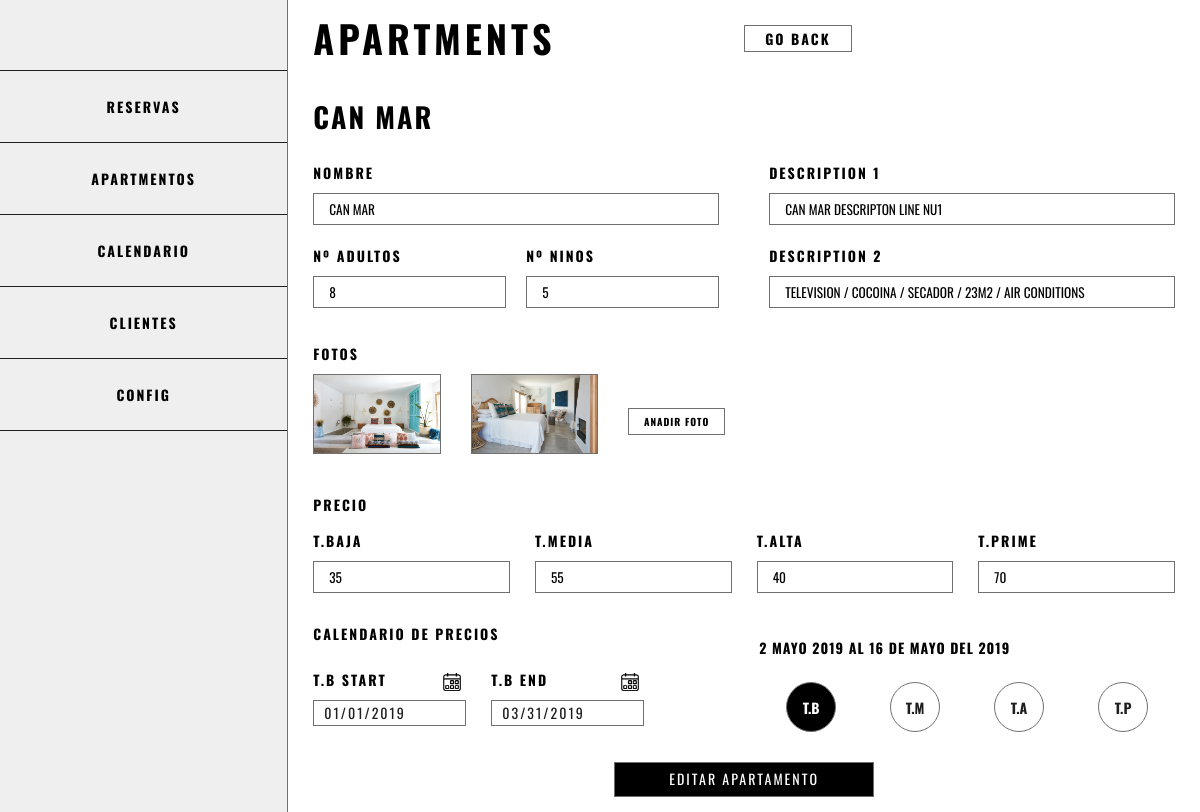
Screenshot of /admin/apartment_edit.php?id=17 with the database file from the repository.
### tables this page shows
CREATE TABLE `apartments` (
  `id` int(11) NOT NULL,
  `name` varchar(255) NOT NULL,
  `desc_1` text NOT NULL,
  `desc_2` text NOT NULL,
  `adults` int(11) NOT NULL,
  `children` int(11) NOT NULL,
  `p_1` int(11) NOT NULL,
  `p_2` int(11) NOT NULL,
  `p_3` int(11) NOT NULL,
  `p_4` int(11) NOT NULL,
  `s_1_start` date NOT NULL,
  `s_1_end` date NOT NULL,
  `s_2_start` date NOT NULL,
  `s_2_end` date NOT NULL,
  `s_3_start` date NOT NULL,
  `s_3_end` date NOT NULL,
  `s_4_start` date NOT NULL,
  `s_4_end` date NOT NULL
);

CREATE TABLE `apartment_images` (
  `id` int(11) NOT NULL,
  `img_name` varchar(512) NOT NULL,
  `apt_id` int(11) NOT NULL,
  `is_active` enum('1','0') DEFAULT '1'
);

### include/functions.php (called while the page is built, shortened)
<?php
function dateUser($d)
{
    $date = new DateTime($d);
    return $date->format('m/d/Y');
}

### views/admin/apartment_edit.php (the view, shortened to what this page needs)
<div class="month-title">
    <h2><?=$apartment['name']?></h2>
</div>
<form action="" id="addForm" method="POST">
<div class="apt-top-field">
    <div class="apt-t-f-boxes">
        <div class="apt-t-f-box">
            <div class="apt-field">
                <label for="aptnumber">Nombre</label>
                <input type="text" name="apt_name" id="aptnumber" value="<?=isset($_POST['apt_name'])? $_POST['apt_name']:$apartment['name']?>">
            </div>
        </div>
        <div class="apt-t-f-box">
            <div class="apt-field">
                <label for="aptdesc">Description 1</label>
                <input type="text" name="apt_desc_1" id="aptdesc" value="<?=isset($_POST['apt_desc_1'])? $_POST['apt_desc_1']:$apartment['desc_1']?>">
            </div>
        </div>
    </div>
    <div class="apt-t-f-boxes">
        <div class="apt-t-f-box">
            <div class="apt-field">
                <label for="aptadults">Nº Adultos</label>
                <input type="text" name="apt_adults" id="aptadults" value="<?=isset($_POST['apt_adults'])? $_POST['apt_adults']:$apartment['adults']?>">
            </div>
            <div class="apt-field">
                <label for="aptnonos">Nº Ninos</label>
                <input type="text" name="apt_children" id="aptnonos" value="<?=isset($_POST['apt_children'])? $_POST['apt_children']:$apartment['children']?>">
            </div>
        </div>
        <div class="apt-t-f-box">
            <div class="apt-field">
                <label for="aptnumber">Description 2</label>
                <input type="text" name="apt_desc_2" id="aptnumber" value="<?=isset($_POST['apt_desc_2'])? $_POST['apt_desc_2']:$apartment['desc_2']?>">
            </div>
        </div>
    </div>
</div>
<div class="apt-gallary">
    <div class="apt-simple-title">Fotos</div>
    <div class="apt-gallary-row">
        <div class="apt-gallary-img apt-edit-page">
        <?php foreach($apt_imgs as $apt_img): ?>
            <a href="apartment_img_remove.php?id=<?=$apt_img['id']?>" target="blank">
                <img src="<?=URL?>/assets/uploads/<?=$apt_img['img_name']?>">
            </a>
        <?php endforeach;?>
        </div>
        <div class="apt-gallary-btn">
            <label for="aptimages">Anadir Foto</label>
        </div>
    </div>
</div>
<div class="apt-prices">
    <div class="apt-simple-title">Precio</div>
    <div class="apt-prices-boxes">
        <div class="apt-field">
            <label for="tbaja">T.Baja</label>
            <input type="text" name="p_1" id="tbaja" value="<?=isset($_POST['p_1'])? $_POST['p_1']:$apartment['p_1']?>">
        </div>
        <div class="apt-field">
            <label for="tmedia">T.Media</label>
            <input type="text" name="p_2" id="tmedia" value="<?=isset($_POST['p_2'])? $_POST['p_2']:$apartment['p_2']?>">
        </div>
        <div class="apt-field">
            <label for="talta">T.Alta</label>
            <input type="text" name="p_3" id="talta" value="<?=isset($_POST['p_3'])? $_POST['p_3']:$apartment['p_3']?>">
        </div>
        <div class="apt-field">
            <label for="tprime">T.Prime</label>
            <input type="text" name="p_4" id="tprime" value="<?=isset($_POST['p_4'])? $_POST['p_4']:$apartment['p_4']?>">
        </div>
    </div>
</div>
<div class="apt-session">
    <div class="apt-session-l">
        <div class="apt-session-setter">
            <div class="apt-simple-title">Calendario de precios</div>
            <div class="apt-session-date-select apt-session-tbaja isActive">
                <div class="book-field dateField">
                    <label for="s_1_from">T.B Start</label>
                    <input type="text" id="s_1_from" name="s_1_start" value="<?=isset($_POST['s_1_start'])? $_POST['s_1_start']:dateUser($apartment['s_1_start'])?>">
                </div>
                <div class="book-field dateField">
                    <label for="s_1_to">T.B End</label>
                    <input type="text" id="s_1_to" name="s_1_end" value="<?=isset($_POST['s_1_end'])? $_POST['s_1_end']:dateUser($apartment['s_1_end'])?>">
                </div>
            </div>
        </div>
    </div>
    <div class="apt-session-r">
        <div class="apt-session-date">
            <h3>2 Mayo 2019 al 16 de mayo del 2019</h3>
        </div>
        <div class="apt-select-session">
            <div class="apt-session-btn apt-btn-tbaja isActive">
                T.B
            </div>
            <div class="apt-session-btn apt-btn-tmedia">
                T.M
            </div>
            <div class="apt-session-btn apt-btn-talta">
                T.A
            </div>
            <div class="apt-session-btn apt-btn-tprime">
                T.P
            </div>
        </div>
    </div>
</div>
<div class="book-a-form-submit">
    <input type="submit" value="Editar Apartamento" name="edit_apartment">
</div>
</form>

### assets/css/admin.css (style rules this page uses)
* { box-sizing: border-box; }
body { font-family: 'Oswald', serif; font-size: 14px; color: #1E1E1E; padding: 0; margin: 0; }
a { text-decoration: none; }
.book-field { position: relative; }
.book-field textarea, .book-field input, .book-field select { background: #ffffff; display: block; width: 100%; max-width: 100%; padding: 4px 10px; font-family: 'Oswald', sans-serif; font-weight: 400; font-size: 14px; line-height: 1.125; color: #1E1E1E; border: 1px solid #707070; border-radius: 0; text-transform: uppercase; letter-spacing: 2px; margin: 0 auto 0 auto; }
.book-a-form-submit input, .book-field-submit input { background: #000000; display: block; width: 100%; max-width: 100%; padding: 4px 10px; font-family: 'Oswald', sans-serif; font-weight: 400; font-size: 14px; line-height: 1.125; color: #ffffff; border: 1px solid #707070; border-radius: 0; text-transform: uppercase; letter-spacing: 2px; margin: 0 auto 0 auto; cursor: pointer; }
.book-field.dateField::before { content: ""; width: 18px; height: 18px; background: url(../img/calendar-icon.png) no-repeat; background-size: contain; position: absolute; top: 4px; right: 5px; pointer-events: none; }
.book-a-form-submit { width: 100%; display: flex; justify-content: center; margin-top: 20px; }
.book-a-form-submit input { max-width: 260px; padding: 0.6em 1em; }
.apt-top-field { width: 100%; display: flex; flex-direction: column; }
.apt-t-f-boxes { display: flex; }
.apt-t-f-box { display: flex; margin: 10px 0; flex: 1; }
.apt-t-f-box:first-child { margin-right: 50px; }
.apt-field { width: 100%; display: flex; flex-direction: column; }
.apt-t-f-box .apt-field:nth-child(2) { margin-left: 20px; }
.apt-field label { font-size: 14px; text-transform: uppercase; font-weight: 700; color: #000000; letter-spacing: 2px; margin-bottom: 10px; }
.apt-field input { display: block; width: 100%; font-family: inherit; border: 1px solid #707070; padding: 5px 15px; text-transform: uppercase; }
.apt-gallary { width: 100%; margin: 25px 0; }
.apt-simple-title { font-size: 14px; text-transform: uppercase; font-weight: 700; color: #000000; letter-spacing: 2px; margin-bottom: 10px; }
.apt-gallary-row { display: flex; }
.apt-gallary-img { display: flex; }
.apt-edit-page a { display: flex; position: relative; margin: 0 15px 15px 15px; }
.apt-edit-page a:first-child { margin-left: 0; }
.apt-gallary-img img { width: auto; height: 80px; display: flex; border: 1px solid #707070; margin: 0 15px 15px 15px; }
.apt-edit-page img { margin: 0 0 0 0; }
.apt-gallary-img img:first-child { margin-left: 0; }
.apt-gallary-btn { display: flex; align-items: center; margin-left: 15px; }
.apt-gallary-btn label { font-size: 10px; font-weight: 700; color: #000000; text-transform: uppercase; letter-spacing: 1px; border: 1px solid #707070; padding: 5px 15px; cursor: pointer; }
.apt-prices { width: 100%; margin: 25px 0; }
.apt-prices-boxes { display: flex; margin-top: 15px; }
.apt-prices-boxes .apt-field { flex: 1; margin-right: 25px; }
.apt-prices-boxes .apt-field:last-child { margin-right: 0; }
.apt-session { display: flex; margin-top: 30px; }
.apt-session-l { flex: 1; }
.apt-session-date-select { display: none; margin-top: 15px; }
.apt-session-date-select.isActive { display: flex; }
.apt-session-date-select .book-field:not(:last-child) { margin-right: 25px; }
.apt-session-date-select .book-field label { font-size: 14px; text-transform: uppercase; font-weight: 700; color: #000000; letter-spacing: 2px; margin-bottom: 10px; display: block; }
.apt-session-setter { display: flex; flex-direction: column; }
.apt-session-r { flex: 1; margin-left: 30px; }
.apt-session-date { width: 100%; }
.apt-session-date h3 { font-size: 14px; text-transform: uppercase; letter-spacing: 1px; color: #000000; }
.apt-select-session { display: flex; justify-content: space-around; }
.apt-session-btn { margin: 10px 0; display: block; width: 50px; height: 50px; border-radius: 50%; border: 1px solid #707070; text-align: center; line-height: 50px; font-weight: 700; cursor: pointer; }
.apt-session-btn.isActive { background-color: #000000; color: #ffffff; }
.month-title { width: 100%; display: block; margin-bottom: 15px; }
.month-title h2 { font-size: 28px; font-weight: 700; letter-spacing: 2px; text-transform: uppercase; color: #000000; margin: 0; padding: 0; }

### rows the page displays
apartments: name "CAN MAR", apt_name "CAN MAR", apt_desc_1 "CAN MAR descripton line nu1", apt_adults "8", apt_children "5", apt_desc_2 "Television / Cocoina / Secador / 23m2 / Air Conditions", p_1 "35", p_2 "55", p_3 "40", p_4 "70", s_1_start "01/01/2019", s_1_end "03/31/2019"
apartment_images: img_name (picture)
apartment_images: img_name (picture)

### other values shown
$pageTitle "APARTMENTS"
